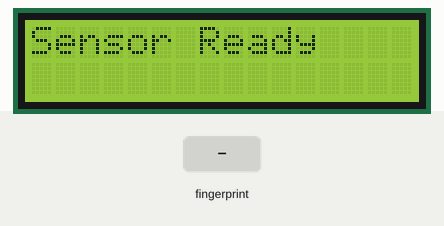
The sketch below on a simulated ESP32. Shown: 16×2 character LCD. Inputs (shaded band) come from the test bench.

Above: at 1.1 s.
At 4.2 s:
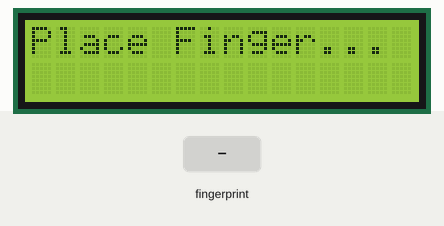
4.3 s: finger stored as number 1 placed on the sensor
At 6.1 s:
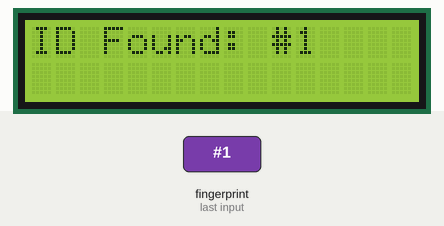
Timing chart, 0 to 7.6 s (numbered marks = the images above; inputs shaded):
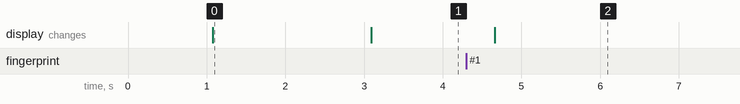

Measured:
- after the input at 4.3 s, the display: changes after 0.36 s (image 2)
- what the display in image 0 shows lasts 2.0 s, from 1.1 s to 3.1 s

The sketch:

esp_code.ino
```cpp
#include <Adafruit_Fingerprint.h>
#include <Wire.h>
#include <LiquidCrystal_I2C.h>

// Hardware Serial2 for R503
HardwareSerial mySerial(2);
Adafruit_Fingerprint finger = Adafruit_Fingerprint(&mySerial);
LiquidCrystal_I2C lcd(0x27, 16, 2);

void setup() {
  Serial.begin(115200);
  lcd.init();
  lcd.backlight();

  finger.begin(57600);

  if (finger.verifyPassword()) {
    lcd.print("Sensor Ready");
  } else {
    lcd.print("Sensor Error");
    while (1);
  }
  delay(2000);
  lcd.clear();
}

void loop() {
  lcd.setCursor(0, 0);
  lcd.print("Place Finger...");

  int p = finger.getImage();
  if (p != FINGERPRINT_OK) return;

  p = finger.image2Tz();
  if (p != FINGERPRINT_OK) return;

  p = finger.fingerFastSearch();
  if (p == FINGERPRINT_OK) {
    lcd.clear();
    lcd.print("ID Found: #");
    lcd.print(finger.fingerID);

    // TODO: Send finger.fingerID to your Flask server here!

    delay(3000);
    lcd.clear();
  } else {
    lcd.clear();
    lcd.print("Unknown Print");
    delay(2000);
    lcd.clear();
  }
}
```
